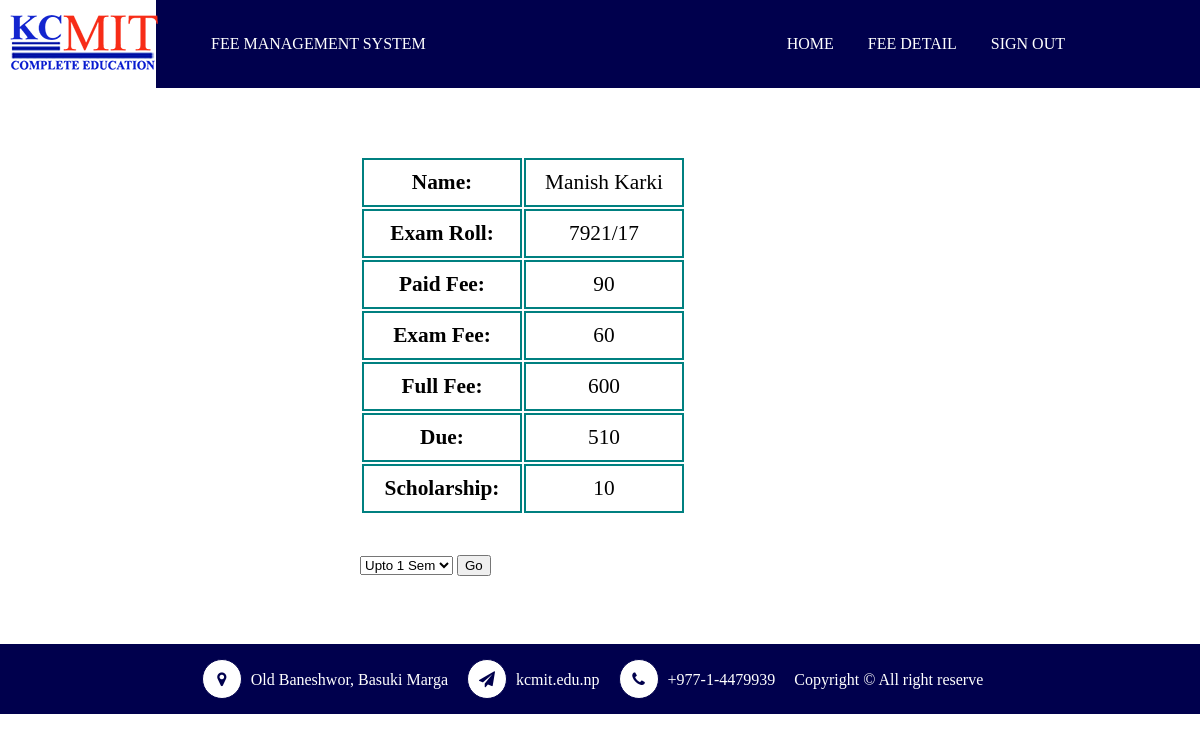
The app's page /feedetails.php (signed in), older data.
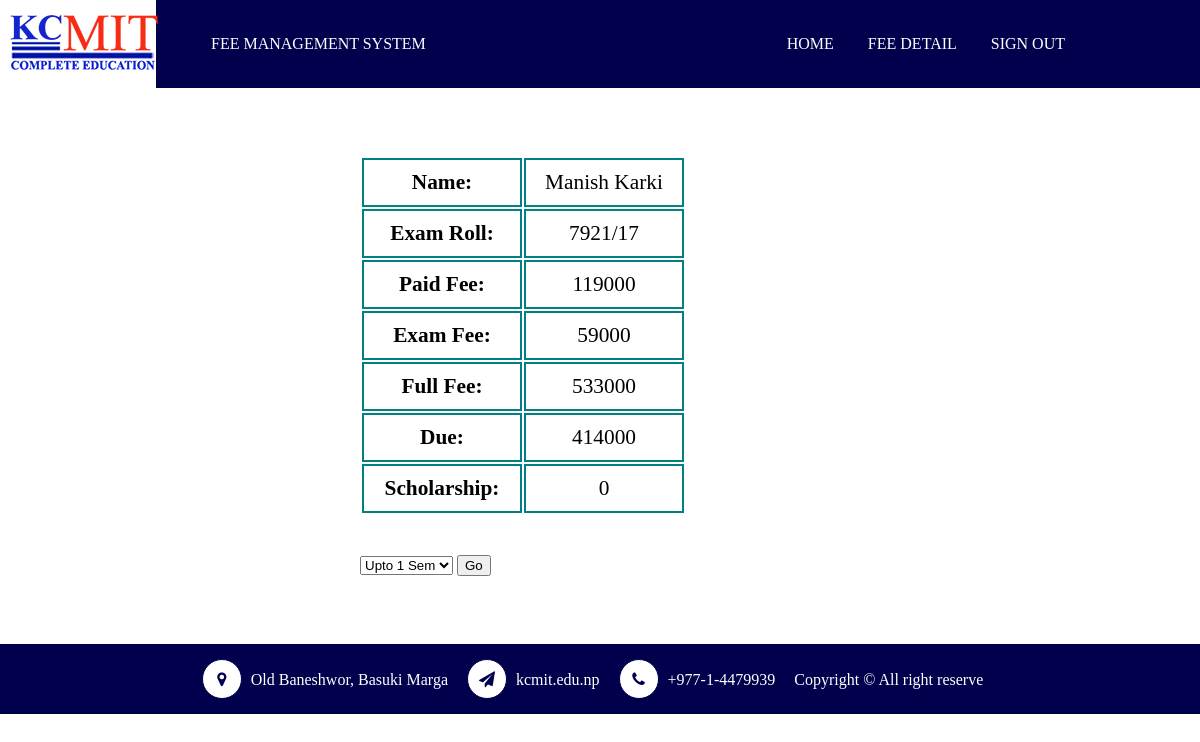
The same page, newer data.
### tables this page shows
CREATE TABLE `payment_details` (
  `exam_roll` varchar(10) NOT NULL,
  `paid_fee` varchar(20) NOT NULL,
  `exam_fee` varchar(20) NOT NULL,
  `full_fee` varchar(20) NOT NULL,
  `scholarship` varchar(20) DEFAULT NULL,
  `pid` int(11) NOT NULL
);

### feedetails.php (the view, shortened to what this page needs)
<!DOCTYPE html>
<html>
	<head>
		<link rel='stylesheet' href='CSS/header.css' type='text/css'/>
		<link rel='stylesheet' href='CSS/footer.css' type='text/css'/>
		<link rel='stylesheet' href='CSS/fee_details.css' type='text/css'/>
		<link rel="stylesheet" href="CSS/fontAwesome/css/font-awesome.css" type="text/css"/>
	</head>
	<body>
		<div class="inner-header-wrapper" style="">
			<div class="logo">
				<a href="#"><img src="images/logo.png" alt="logo"/></a>
			</div>
			<div class="inner-header">
				<div class="title">
					<a href="">FEE MANAGEMENT SYSTEM</a>
				</div>
				<div class="nav-menu">
					<ol>
						<li><a href="fee_info.php">Home</a></li>
						<li><a href="feedetails.php">Fee Detail</a></li>
						<li><a href="login.php">Sign Out</a></li>
					</ol>
				</div>
			</div>
		</div>
		<div class='detail'>
			<table>
				<?php
					$roll = $_SESSION['roll'];
					$connect = mysqli_connect('localhost','root','','fee_management');
					$select = "select * from payment_details where exam_roll = '$roll'";
					$data = mysqli_query($connect,$select) or die('Selection Error');
					$arr = mysqli_fetch_assoc($data);
					$due = $arr['full_fee'] - $arr['paid_fee'];
					echo "<tr><td>Name: </td><td>".$_SESSION['name']."</td></tr>";
					echo "<tr><td>Exam Roll:</td><td>".$arr['exam_roll']."</td></tr>";
					echo "<tr><td>Paid Fee:</td><td>".$arr['paid_fee']."</td></tr>";
					echo "<tr><td>Exam Fee:</td><td>".$arr['exam_fee']."</td></tr>";
					echo "<tr><td>Full Fee:</td><td>".$arr['full_fee']."</td></tr>";
					echo "<tr><td>Due:</td><td>".$due."</td></tr>";
					echo "<tr><td>Scholarship:</td><td>".$arr['scholarship']."</td></tr>";
				?>
			</table>
			<div class="btn">
				<select name='semester'>
				<?php for($i=1;$i<=8;$i++){?>
				<option value="<?php echo $i;?>">
				<?php echo "Upto ".$i." Sem";?></option>
				<?php }?>
				</select>
				<button>Go</button>
			</div>
		</div>
        <footer>
            <div class="container">
                <ul class="footer-widget clearfix">
                    <li>
                        <span class="icon"><i class="fa fa-map-marker"></i></span>
                        <span class="caption">Old Baneshwor, Basuki Marga</span>
                    </li>
                    <li>
                        <span class="icon"><i class="fa fa-paper-plane"></i></span>
                        <span class="caption">kcmit.edu.np </span>
                    </li>
                    <li>
                        <span class="icon"><i class="fa fa-phone"></i></span>
                        <span class="caption">+977-1-4479939</span>
                    </li>
                    <li>
                        <span class="caption">Copyright &copy; All right reserve</span>
                    </li>
                </ul>
            </div>
        </footer>
	</body>
</html>

Row changes from the older to the newer data that the page shows:
changed payment_details: paid_fee "90" → "119000"; exam_fee "60" → "59000"; full_fee "600" → "533000"; due "510" → "414000"; scholarship "10" → "0"
